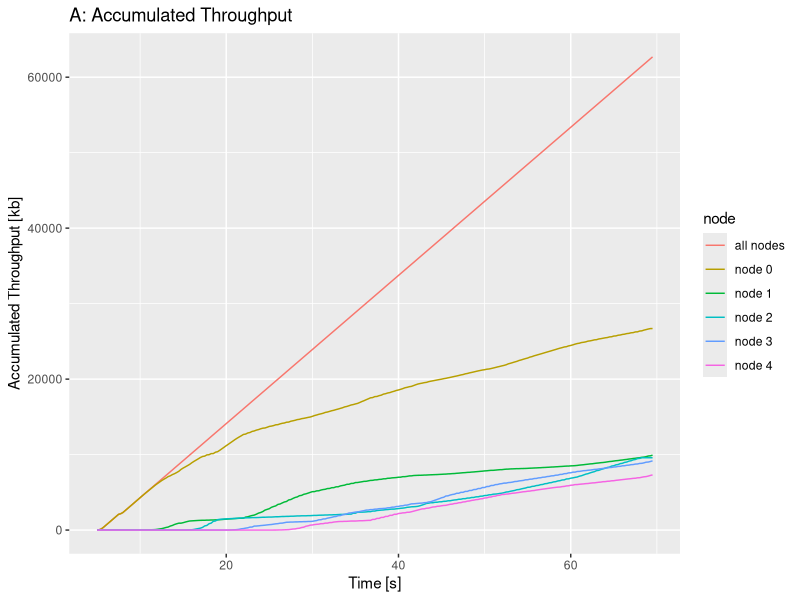

The R source for this figure:
library(ggplot2)

pdf(file="ReNe_SoSe_2013_PA2a_943147_accu.pdf", onefile=TRUE, pagecentre=TRUE, width=12, height=6)

file <- read.csv(file="./ReNe_SoSe_2013_PA2a_943147_accuthroughput.csv", head=TRUE, sep=",")

print(
	ggplot(data = file, aes(x=time, y=bytes)) + geom_line(aes(colour=node)) + ylab("Accumulated Throughput [kb]") + xlab("Time [s]") + ggtitle("A: Accumulated Throughput")
)